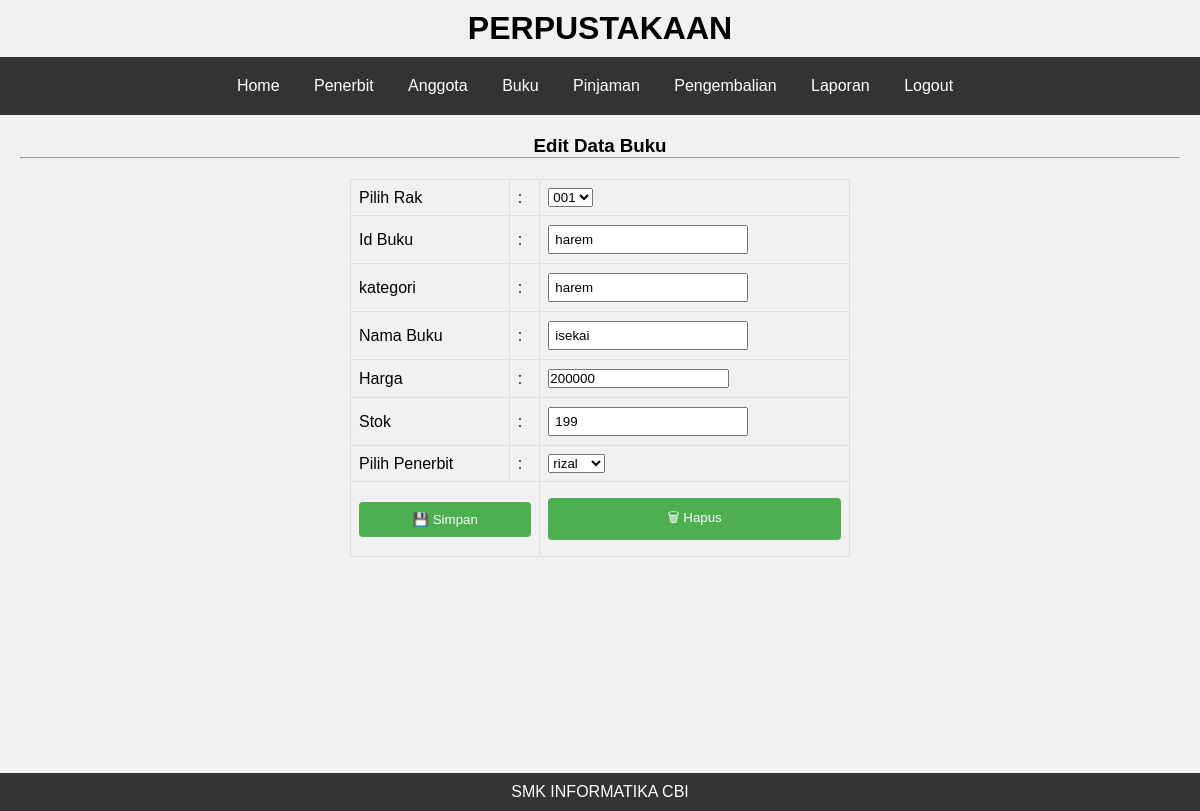
The app's page /media.php?content=edit_buku&id=1 (signed in) with its own data.
### tables this page shows
CREATE TABLE `tbl_buku` (
  `id_buku` int(5) NOT NULL,
  `id_penerbit` int(11) DEFAULT NULL,
  `id_rak` int(11) DEFAULT NULL,
  `kategori` varchar(25) DEFAULT NULL,
  `nama_buku` varchar(50) DEFAULT NULL,
  `stok` int(3) DEFAULT NULL,
  `harga` int(11) DEFAULT NULL
);

CREATE TABLE `tbl_rak` (
  `id_rak` int(11) NOT NULL,
  `kode_rak` varchar(10) DEFAULT NULL
);

CREATE TABLE `tbl_penerbit` (
  `id_penerbit` int(11) NOT NULL,
  `nama_penerbit` varchar(45) DEFAULT NULL,
  `alamat_penerbit` text DEFAULT NULL,
  `kota_penerbit` varchar(40) DEFAULT NULL,
  `no_telp_penerbit` varchar(15) DEFAULT NULL
);

### content/buku/edit_buku.php (the view, shortened to what this page needs)
<?php
include '././koneksi.php';
$id_buku=$_GET['id'];
$data_buku=mysqli_query($koneksi, "SELECT * FROM tbl_buku B, tbl_rak R, tbl_penerbit P WHERE B.id_rak=R.id_rak AND B.id_penerbit=P.id_penerbit AND id_buku= '$id_buku'");
$row = mysqli_fetch_array($data_buku);
?>
<h3>Edit Data Buku</h3>
<hr>
<form action="content/buku/edit_buku_act.php" method="post">
  <table>
    <tr>
      <td>Pilih Rak</td>
      <td>:</td>
      <td>
        <select name="id_rak">
          <option value="<?php echo $row['id_rak']?>"><?php echo $row['kode_rak']?></option>
        </select>
      </td>
    </tr>
    <tr>
      <td>Id Buku</td>
      <td>:</td>
      <td>
        <input type="text" name="id_buku" value="<?php echo $row['kategori']?>">
      </td>
    </tr>
    <tr>
    <tr>
      <td>kategori</td>
      <td>:</td>
      <td>
        <input type="text" name="kategori" value="<?php echo $row['kategori']?>">
      </td>
    </tr>
    <tr>
      <td>Nama Buku</td>
      <td>:</td>
      <td>
        <input type="text" name="nama_buku" value="<?php echo $row['nama_buku']?>">
      </td>
    </tr>
    <tr>
      <td>Harga</td>
      <td>:</td>
      <td>
        <input type="number" name="harga" value="<?php echo $row['harga']?>">
      </td>
    </tr>
    <tr>
      <td>Stok</td>
      <td>:</td>
      <td>
        <input type="text" name="stok" value="<?php echo $row['stok']?>">
      </td>
    </tr>
    <tr>
      <td>Pilih Penerbit</td>
      <td>:</td>
      <td>
        <select name="id_penerbit">
          <option value="<?php echo $row['id_penerbit']?>"><?php echo $row['nama_penerbit']?></option>
        </select>
      </td>
    </tr>
    <tr>
      <td colspan="2">
        <button type="submit">&#128190; Simpan</button>
      </td>
      <td>
        <button type="reset">&#128465; Hapus</button>
      </td>
    </tr>
  </table>
</form>

### desain/media.css (style rules this page uses)
body { font-family: Arial, sans-serif; margin: 0; }

### desain/penerbit.css (style rules this page uses)
* { padding: 0; margin: 0; }
table { width: 100%; border-collapse: collapse; margin: 20px 0; }
th, td { border: 1px solid #ddd; padding: 8px; text-align: left; }
form { display: inline-block; text-align: right; margin-bottom: 10px; }
input[type="text"] { width: 200px; padding: 5px; margin-left: 10px; }

### desain/tambah_penerbit.css (style rules this page uses)
form { width: 500px; margin: 0 auto; }
table { border-collapse: collapse; width: 100%; }
th, td { padding: 8px; text-align: left; border-bottom: 1px solid #ddd; }
input[type=text], input[type=number], textarea { margin: 1px 0; box-sizing: border-box; }
button[type=submit], button[type=reset] { width: 100%; background-color: #4CAF50; color: white; padding: 10px 15px; margin: 8px 0; border: none; border-radius: 4px; cursor: pointer; }

### records on screen
tbl_buku: id_rak "001", id_buku "harem", kategori "harem", nama_buku "isekai", harga "200000", stok "199", id_penerbit "rizal"
